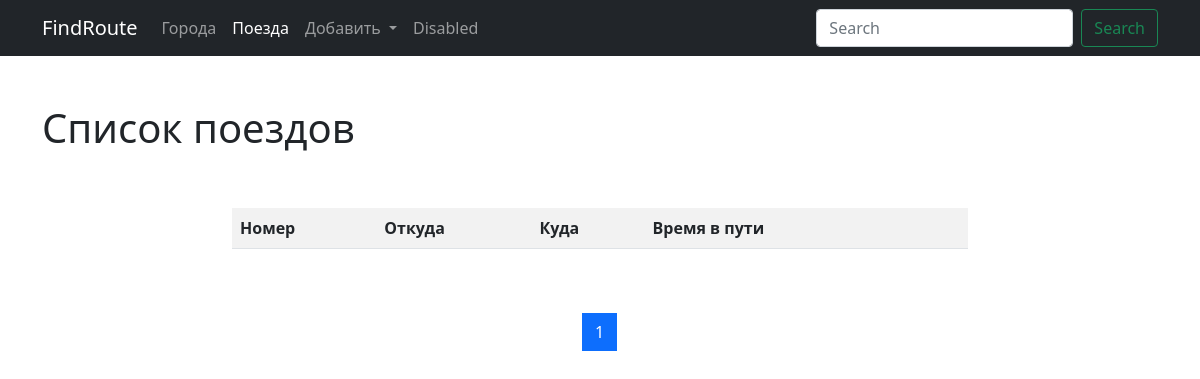
The page /trains/ on the database as committed earlier.
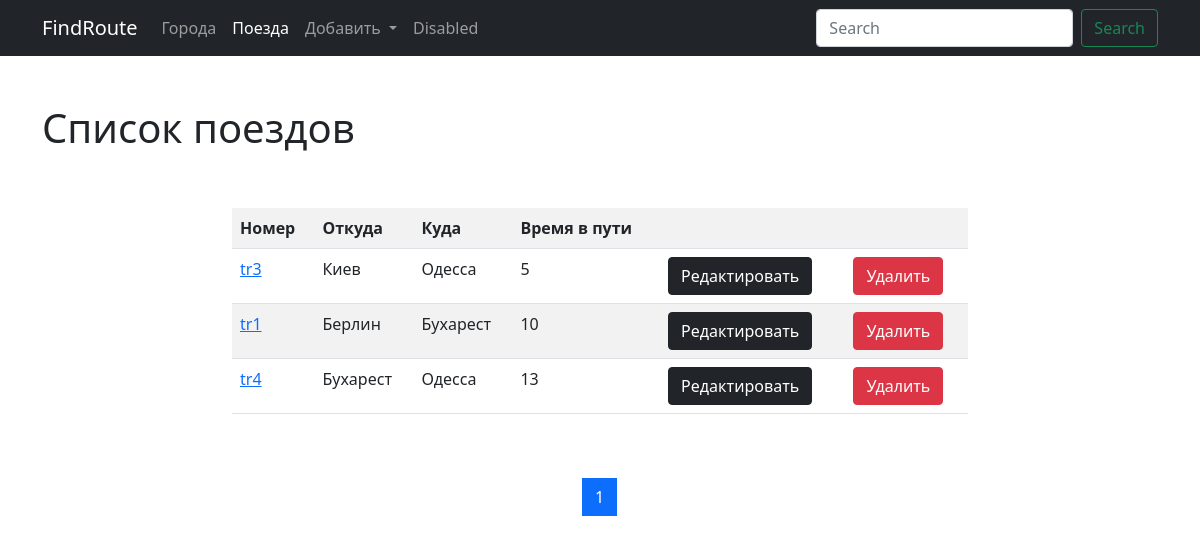
The same page on the database as committed later.
### trains/models.py (models this page shows, shortened)
class Train(models.Model):
    name = models.CharField(max_length=50, unique=True,
                            verbose_name='Название поезда')
    travel_time = models.PositiveSmallIntegerField(verbose_name='Время в пути')
    from_city = models.ForeignKey(City, on_delete=models.CASCADE,
                                  related_name='from_city_set',
                                  verbose_name='Город отправления')
    to_city = models.ForeignKey('cities.City', on_delete=models.CASCADE,
                                related_name='to_city_set',
                                verbose_name='Город прибытия')
    class Meta:
        verbose_name = 'Поезд'
        verbose_name_plural = 'Поезда'
        ordering = ['travel_time']

### cities/models.py (models this page shows, shortened)
class City(models.Model):
    name = models.CharField(max_length=100, unique=True, verbose_name='Название города')
    def __str__(self):
        return self.name
    class Meta:
        verbose_name = 'Город'
        verbose_name_plural = 'Города'
        ordering = ['name']

### trains/views.py (the view)
# urls.py: path('', TrainListView.as_view(), name='home'),
class TrainListView(ListView):
    paginate_by = 5
    model = Train
    template_name = 'trains/home.html'

### trains/templates/trains/home.html (shortened to what this page needs)
{% extends 'base.html' %}
{% block content %}
    <h1>Список поездов</h1>
    <div class="row">
        <div class="col-md-8 mx-auto my-5">
            <table class="table table-striped">
                <tr>
                    <th>Номер</th>
                    <th>Откуда</th>
                    <th>Куда</th>
                    <th>Время в пути</th>
                    <th>       </th>
                    <th>       </th>
                </tr>
                {% for object in page_obj %}
                    <tr>
                        <td><a href="{% url 'trains:detail' pk=object.pk %}">{{ object.name }}</a></td>
                        <td>{{ object.from_city }}</td>
                        <td>{{ object.to_city }}</td>
                        <td>{{ object.travel_time }}</td>
                        <td>
                            <a href="{% url 'trains:update' pk=object.pk %}">
                                <button type="submit" class="btn btn-dark">Редактировать</button>
                            </a>
                        </td>
                        <td>
                            <a href="{% url 'trains:delete' pk=object.pk %}">
                                <button type="submit" class="btn btn-danger">Удалить</button>
                            </a>
                        </td>
                    </tr>
                {% endfor %}
            </table>
        </div>
    </div>
    <nav aria-label="Page navigation example">
        <ul class="pagination justify-content-center">
            {% for page in page_obj.paginator.page_range %}
                <li class="page-item {% if page == page_obj.number %} active {% endif %}">
                    <a class="page-link" href="?page={{ page }}">{{ page }}
                    </a>
                </li>
            {% endfor %}
        </ul>
    </nav>
{% endblock %}

### templates/base.html (shortened to what this page needs)
{% url 'cities:home' as cities_home_url %}
{% url 'cities:create' as cities_create_url %}
{% url 'trains:home' as trains_home_url %}
{% url 'trains:create' as trains_create_url %}
<!doctype html>
<html lang="en">
<head>
    <link href="https://cdn.jsdelivr.net/npm/bootstrap@5.1.3/dist/css/bootstrap.min.css" rel="stylesheet"
>
</head>
<body>
<nav class="navbar navbar-expand-lg navbar-light bg-light navbar navbar-dark bg-dark">
    <div class="container">
        <a class="navbar-brand" href="/">FindRoute</a>
        <div class="collapse navbar-collapse" id="navbarSupportedContent">
            <ul class="navbar-nav me-auto mb-2 mb-lg-0">
                <li class="nav-item ">
                    <a class="nav-link {% if request.path == cities_home_url %}active {% endif %}" aria-current="page"
                       href="{% url 'cities:home' %}">Города</a>
                </li>
                <li class="nav-item ">
                    <a class="nav-link {% if request.path == trains_home_url %}active {% endif %}" href="{% url 'trains:home' %}">Поезда</a>
                </li>
                <li class="nav-item dropdown">
                    <a class="nav-link dropdown-toggle {% if request.path == cities_create_url or request.path == trains_create_url %} active {% endif %}"
                       href="#" id="navbarDropdown" role="button"
                       data-bs-toggle="dropdown" aria-expanded="false">
                        Добавить
                    </a>
                </li>
                <li class="nav-item">
                    <a class="nav-link">Disabled</a>
                </li>
            </ul>
            <form class="d-flex">
                <input class="form-control me-2" type="search" placeholder="Search" aria-label="Search">
                <button class="btn btn-outline-success" type="submit">Search</button>
            </form>
        </div>
    </div>
</nav>
<div class="container">
    <div class="row">
    </div>
</div>
<div class="container">
    {% block content %}
    {% endblock %}
</div>
</body>
</html>

Rows that differ between the two databases and show on the page:
added Train: name "tr3", from_city "Киев", to_city "Одесса", travel_time "5"
added Train: name "tr1", from_city "Берлин", to_city "Бухарест", travel_time "10"
added Train: name "tr4", from_city "Бухарест", to_city "Одесса", travel_time "13"
